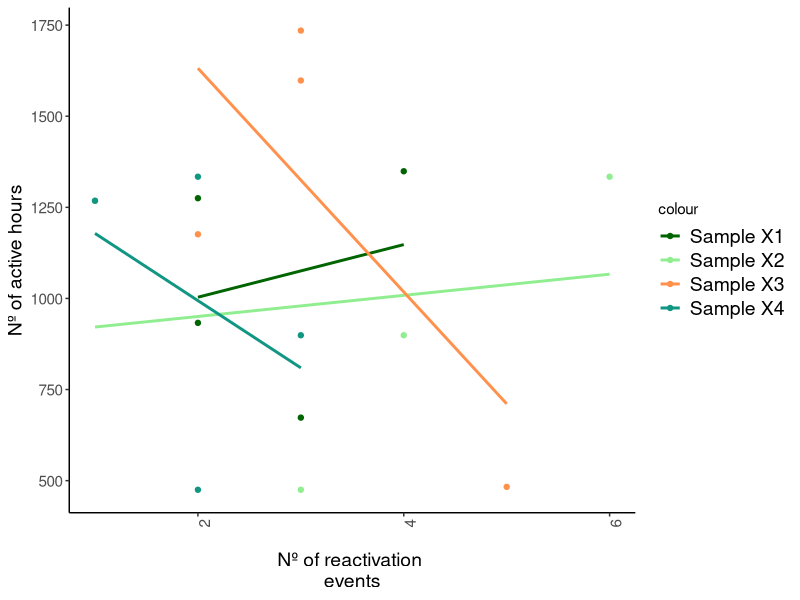
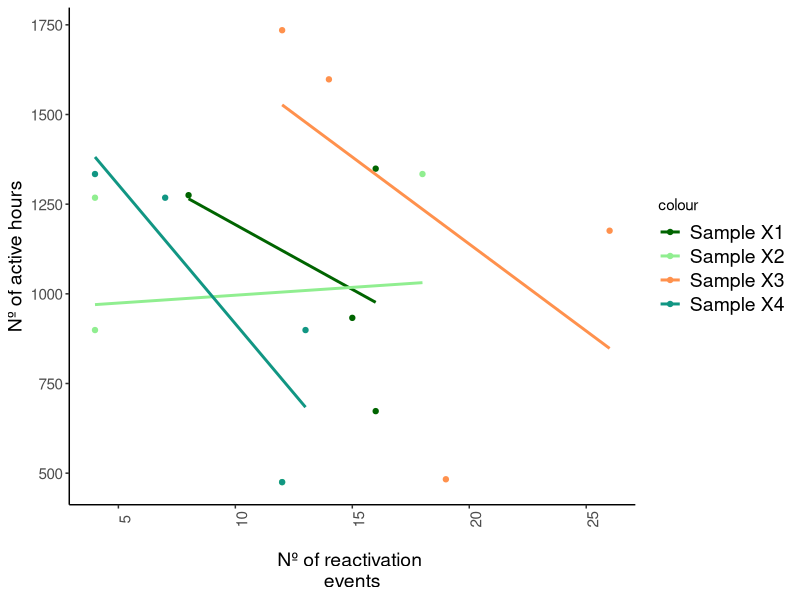
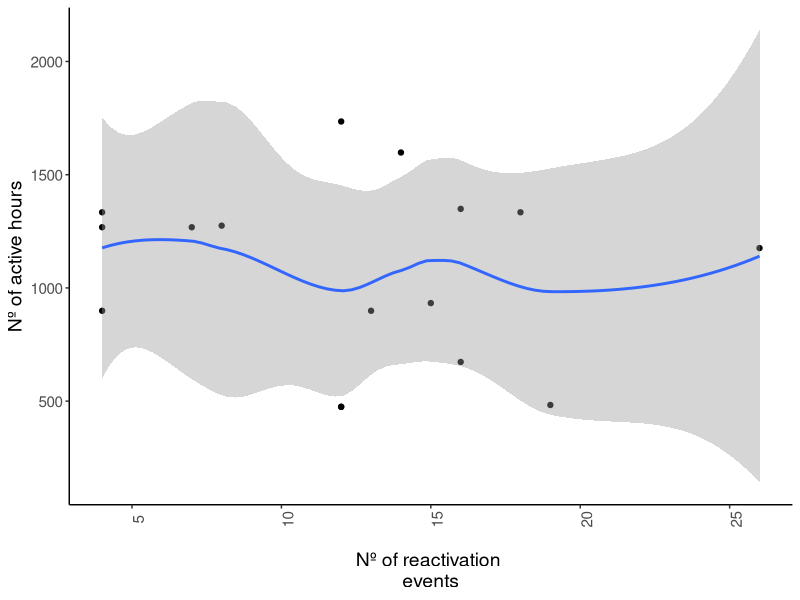
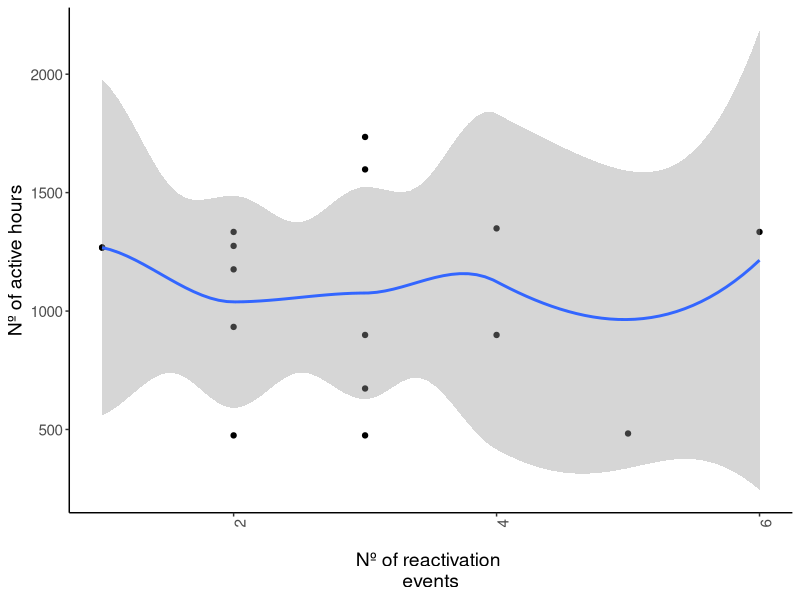

Reproduce these figures in R, in order. (Note: this script raises an error after producing the figures.)
## ---- chunk 1
setwd("~/Library/CloudStorage/OneDrive-UniversityofEdinburgh/dissertation/dissertation/dissertation")
## ---- chunk 2
library(skimr)  # summary
library(tidyverse)
library(lubridate)  # dates management
library(gridExtra)  # arrange plots
library(patchwork)  # combine plots
library(hms)  # use function as.Time()
library(openxlsx) # write.xlsx 
library(ggpubr)  # combine plots
## ---- chunk 3
theme_graphs_env_cond <- function(){
  theme_classic() +
  theme(axis.text.x = element_text(angle = 90))+
   theme(axis.text = element_text(size = 11),  # Adjust the size as needed
          axis.title = element_text(size = 14),
        legend.text = element_text(size=14))
  }
## ---- chunk 4
data_reactivation <- read_csv("reactivation_r.csv")

skimr::skim(data_reactivation)  # see a summary of the whole data
str(data_reactivation)  # see the structure of each variable
tail(data_reactivation)  # view the last 6 rows of data
head(data_reactivation)  # view the first 6 rows of data

## ---- chunk 5
data_reactivation_wide <- pivot_wider(data_reactivation,
                                      names_from = "sample",
                                      values_from = c("act_hours", "event_high", "events_low"))
## ---- chunk 6

(graph_correlation_events_low <- data_reactivation_wide %>% 
  ggplot()+
  geom_point(aes(events_low_X1, act_hours_X1, color = "Sample X1")) +  # Scatter plot for Sample X1
   
  geom_point(aes(events_low_X2, act_hours_X2, color = "Sample X2")) +  # Scatter plot for Sample X2
  geom_point(aes(events_low_X3, act_hours_X3, color = "Sample X3")) +  # Scatter plot for Sample X3
  geom_point(aes(events_low_X4, act_hours_X4, color = "Sample X4")) +  # Scatter plot for Sample X4
  geom_smooth(aes(x = events_low_X1, y = act_hours_X1, color = "Sample X1"), method = "lm", se = FALSE) +
  geom_smooth(aes(x = events_low_X2, y = act_hours_X2, color = "Sample X2"), method = "lm", se = FALSE) +
  geom_smooth(aes(x = events_low_X3, y = act_hours_X3, color = "Sample X3"), method = "lm", se = FALSE) +
  geom_smooth(aes(x = events_low_X4, y = act_hours_X4, color = "Sample X4"), method = "lm", se = FALSE) +
  labs(x = "\nNº of reactivation \nevents", y = "Nº of active hours") +  # Axis labels
  theme_graphs_env_cond() +  # Custom theme, assuming it's defined elsewhere
  scale_color_manual(values = c("Sample X1" = "darkgreen", "Sample X2" = "lightgreen", "Sample X3" = "#ff914d", "Sample X4" = "#119683")))  # Custom color scale
## ---- chunk 7

(graph_correlation_events_high <- data_reactivation_wide %>% 
  ggplot()+
  geom_point(aes(event_high_X1, act_hours_X1, color = "Sample X1")) +  # Scatter plot for Sample X1
  geom_point(aes(event_high_X2, act_hours_X2, color = "Sample X2")) +  # Scatter plot for Sample X2
  geom_point(aes(event_high_X3, act_hours_X3, color = "Sample X3")) +  # Scatter plot for Sample X3
  geom_point(aes(event_high_X4, act_hours_X4, color = "Sample X4")) +  # Scatter plot for Sample X4
  geom_smooth(aes(x = event_high_X1, y = act_hours_X1, color = "Sample X1"), method = "lm", se = FALSE) +
  geom_smooth(aes(x = event_high_X2, y = act_hours_X2, color = "Sample X2"), method = "lm", se = FALSE) +
  geom_smooth(aes(x = event_high_X3, y = act_hours_X3, color = "Sample X3"), method = "lm", se = FALSE) +
  geom_smooth(aes(x = event_high_X4, y = act_hours_X4, color = "Sample X4"), method = "lm", se = FALSE) +
  labs(x = "\nNº of reactivation \nevents", y = "Nº of active hours") +  # Axis labels
  theme_graphs_env_cond() +  # Custom theme, assuming it's defined elsewhere
  scale_color_manual(values = c("Sample X1" = "darkgreen", "Sample X2" = "lightgreen", "Sample X3" = "#ff914d", "Sample X4" = "#119683")))  # Custom color scale
## ---- chunk 8

(graph_correlation_events_high_total <- data_reactivation %>% 
  ggplot()+
  geom_point(aes(event_high, act_hours)) +  # Scatter plot for Sample X1
  geom_smooth(aes(x = event_high, y = act_hours, method = "lm", se = FALSE)) +
  labs(x = "\nNº of reactivation \nevents", y = "Nº of active hours") +  # Axis labels
  theme_graphs_env_cond())  # Custom theme, assuming it's defined elsewhere
  
## ---- chunk 9

(graph_correlation_events_low_total <- data_reactivation %>% 
  ggplot()+
  geom_point(aes(events_low, act_hours)) +  # Scatter plot for Sample X1
  geom_smooth(aes(x = events_low, y = act_hours, method = "lm", se = FALSE)) +
  labs(x = "\nNº of reactivation \nevents", y = "Nº of active hours") +  # Axis labels
  theme_graphs_env_cond())  # Custom theme, assuming it's defined elsewhere
  
## ---- chunk 10
corr_high_together <- cor.test(x = data_reactivation$event_high, y = data_reactivation$act_hours, method = 'spearman')
corr_high_together

corr_high_kendall_together <- cor.test(x = data_reactivation$event_high, y = data_reactivation$act_hours, method = 'kendall')
corr_high_kendall_together
#---
corr_low_together <- cor.test(x = data_reactivation$events_low, y = data_reactivation$act_hours, method = 'spearman')
corr_high_together

corr_low_kendall_together <- cor.test(x = data_reactivation$events_low, y = data_reactivation$act_hours, method = 'kendall')
corr_low_kendall
#---
corr_high_X1 <- cor.test(x = data_reactivation_wide$event_high_X1, y = data_reactivation_wide$act_hours_X1, method = 'spearman')
corr_high_X1

corr_high_kendall_X1 <- cor.test(x = data_reactivation_wide$event_high_X1, y = data_reactivation_wide$act_hours_X1, method = 'kendall')
corr_high_kendall_X1
#---
corr_high_X2 <- cor.test(x = data_reactivation_wide$event_high_X2, y = data_reactivation_wide$act_hours_X2, method = 'spearman')
corr_high_X2

corr_high_kendall_X2 <- cor.test(x = data_reactivation_wide$event_high_X2, y = data_reactivation_wide$act_hours_X2, method = 'kendall')
corr_high_kendall_X2
#---
corr_high_X3 <- cor.test(x = data_reactivation_wide$event_high_X3, y = data_reactivation_wide$act_hours_X3, method = 'spearman')
corr_high_X3

corr_high_kendall_X3 <- cor.test(x = data_reactivation_wide$event_high_X3, y = data_reactivation_wide$act_hours_X3, method = 'kendall')
corr_high_kendall_X3
#---
corr_high_X4 <- cor.test(x = data_reactivation_wide$event_high_X4, y = data_reactivation_wide$act_hours_X4, method = 'spearman')
corr_high_X1

corr_high_kendall_X4 <- cor.test(x = data_reactivation_wide$event_high_X4, y = data_reactivation_wide$act_hours_X4, method = 'kendall')
corr_high_kendall_X4

#---
corr_low_X1 <- cor.test(x = data_reactivation_wide$events_low_X1, y = data_reactivation_wide$act_hours_X1, method = 'spearman')
corr_low_X1

corr_low_kendall_X1 <- cor.test(x = data_reactivation_wide$events_low_X1, y = data_reactivation_wide$act_hours_X1, method = 'kendall')
corr_low_kendall_X1
#---
corr_low_X2 <- cor.test(x = data_reactivation_wide$events_low_X2, y = data_reactivation_wide$act_hours_X2, method = 'spearman')
corr_low_X2

corr_low_kendall_X2 <- cor.test(x = data_reactivation_wide$events_low_X2, y = data_reactivation_wide$act_hours_X2, method = 'kendall')
corr_low_kendall_X2
#---
corr_low_X3 <- cor.test(x = data_reactivation_wide$events_low_X3, y = data_reactivation_wide$act_hours_X3, method = 'spearman')
corr_low_X3

corr_low_kendall_X3 <- cor.test(x = data_reactivation_wide$events_low_X3, y = data_reactivation_wide$act_hours_X3, method = 'kendall')
corr_low_kendall_X3
#---
corr_low_X4 <- cor.test(x = data_reactivation_wide$events_low_X4, y = data_reactivation_wide$act_hours_X4, method = 'spearman')
corr_low_X1

corr_low_kendall_X4 <- cor.test(x = data_reactivation_wide$events_low_X4, y = data_reactivation_wide$act_hours_X4, method = 'kendall')
corr_low_kendall_X4

## ---- chunk 11
data_corr_temp <- read_csv("correlation_temp.csv")

data_corr_temp_wide <- pivot_wider(data_corr_temp,
                                      names_from = "sample",
                                      values_from = c("act_hours", "av_temp", "av_temp_act"))
## ---- chunk 12
(graph_correlation_temp <- data_corr_temp_wide %>% 
  ggplot()+
  geom_point(aes(a, act_hours_X1, color = "Sample X1")) +  # Scatter plot for Sample X1
   
  geom_point(aes(events_low_X2, act_hours_X2, color = "Sample X2")) +  # Scatter plot for Sample X2
  geom_point(aes(events_low_X3, act_hours_X3, color = "Sample X3")) +  # Scatter plot for Sample X3
  geom_point(aes(events_low_X4, act_hours_X4, color = "Sample X4")) +  # Scatter plot for Sample X4
  geom_smooth(aes(x = events_low_X1, y = act_hours_X1, color = "Sample X1"), method = "lm", se = FALSE) +
  geom_smooth(aes(x = events_low_X2, y = act_hours_X2, color = "Sample X2"), method = "lm", se = FALSE) +
  geom_smooth(aes(x = events_low_X3, y = act_hours_X3, color = "Sample X3"), method = "lm", se = FALSE) +
  geom_smooth(aes(x = events_low_X4, y = act_hours_X4, color = "Sample X4"), method = "lm", se = FALSE) +
  labs(x = "\nNº of reactivation \nevents", y = "Nº of active hours") +  # Axis labels
  theme_graphs_env_cond() +  # Custom theme, assuming it's defined elsewhere
  scale_color_manual(values = c("Sample X1" = "darkgreen", "Sample X2" = "lightgreen", "Sample X3" = "#ff914d", "Sample X4" = "#119683")))  # Custom color scale
